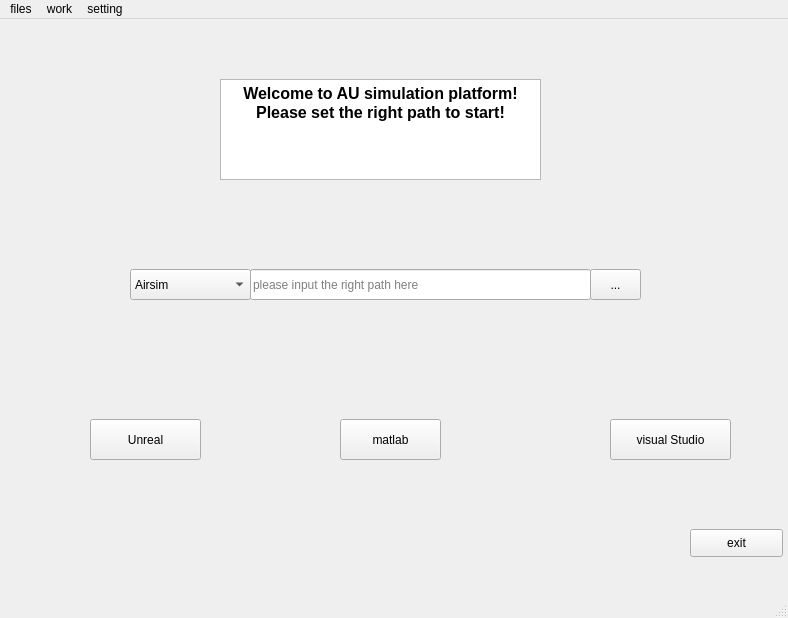
<?xml version="1.0" encoding="UTF-8"?>
<ui version="4.0">
 <class>MainWindow</class>
 <widget class="QMainWindow" name="MainWindow">
  <property name="geometry">
   <rect>
    <x>0</x>
    <y>0</y>
    <width>788</width>
    <height>618</height>
   </rect>
  </property>
  <property name="windowTitle">
   <string>MainWindow</string>
  </property>
  <widget class="QWidget" name="centralwidget">
   <widget class="QPushButton" name="pushButton">
    <property name="geometry">
     <rect>
      <x>90</x>
      <y>400</y>
      <width>111</width>
      <height>41</height>
     </rect>
    </property>
    <property name="text">
     <string>Unreal</string>
    </property>
   </widget>
   <widget class="QPushButton" name="pushButton_2">
    <property name="geometry">
     <rect>
      <x>340</x>
      <y>400</y>
      <width>101</width>
      <height>41</height>
     </rect>
    </property>
    <property name="text">
     <string>matlab</string>
    </property>
   </widget>
   <widget class="QPushButton" name="pushButton_3">
    <property name="geometry">
     <rect>
      <x>610</x>
      <y>400</y>
      <width>121</width>
      <height>41</height>
     </rect>
    </property>
    <property name="text">
     <string>visual Studio</string>
    </property>
   </widget>
   <widget class="QTextBrowser" name="textBrowser">
    <property name="geometry">
     <rect>
      <x>220</x>
      <y>60</y>
      <width>321</width>
      <height>101</height>
     </rect>
    </property>
    <property name="html">
     <string>&lt;!DOCTYPE HTML PUBLIC &quot;-//W3C//DTD HTML 4.0//EN&quot; &quot;http://www.w3.org/TR/REC-html40/strict.dtd&quot;&gt;
&lt;html&gt;&lt;head&gt;&lt;meta name=&quot;qrichtext&quot; content=&quot;1&quot; /&gt;&lt;style type=&quot;text/css&quot;&gt;
p, li { white-space: pre-wrap; }
&lt;/style&gt;&lt;/head&gt;&lt;body style=&quot; font-family:'SimSun'; font-size:9pt; font-weight:400; font-style:normal;&quot;&gt;
&lt;p align=&quot;center&quot; style=&quot; margin-top:0px; margin-bottom:0px; margin-left:0px; margin-right:0px; -qt-block-indent:0; text-indent:0px;&quot;&gt;&lt;span style=&quot; font-size:12pt; font-weight:600;&quot;&gt;Welcome to AU simulation platform!&lt;/span&gt;&lt;/p&gt;
&lt;p align=&quot;center&quot; style=&quot; margin-top:0px; margin-bottom:0px; margin-left:0px; margin-right:0px; -qt-block-indent:0; text-indent:0px;&quot;&gt;&lt;span style=&quot; font-size:12pt; font-weight:600;&quot;&gt;Please set the right path to start!&lt;/span&gt;&lt;/p&gt;&lt;/body&gt;&lt;/html&gt;</string>
    </property>
   </widget>
   <widget class="QComboBox" name="comboBox">
    <property name="geometry">
     <rect>
      <x>130</x>
      <y>250</y>
      <width>121</width>
      <height>31</height>
     </rect>
    </property>
    <item>
     <property name="text">
      <string>Airsim</string>
     </property>
    </item>
    <item>
     <property name="text">
      <string>Recording store</string>
     </property>
    </item>
    <item>
     <property name="text">
      <string extracomment="Unreal Path">Unreal</string>
     </property>
    </item>
    <item>
     <property name="text">
      <string>Matlab</string>
     </property>
    </item>
    <item>
     <property name="text">
      <string>Visual Studio</string>
     </property>
    </item>
   </widget>
   <widget class="QLineEdit" name="lineEdit">
    <property name="geometry">
     <rect>
      <x>250</x>
      <y>250</y>
      <width>341</width>
      <height>31</height>
     </rect>
    </property>
    <property name="placeholderText">
     <string>please input the right path here</string>
    </property>
   </widget>
   <widget class="QToolButton" name="toolButton">
    <property name="geometry">
     <rect>
      <x>590</x>
      <y>250</y>
      <width>51</width>
      <height>31</height>
     </rect>
    </property>
    <property name="text">
     <string>...</string>
    </property>
   </widget>
   <widget class="QPushButton" name="pushButton_4">
    <property name="geometry">
     <rect>
      <x>690</x>
      <y>510</y>
      <width>93</width>
      <height>28</height>
     </rect>
    </property>
    <property name="text">
     <string>exit</string>
    </property>
   </widget>
  </widget>
  <widget class="QMenuBar" name="menubar">
   <property name="geometry">
    <rect>
     <x>0</x>
     <y>0</y>
     <width>788</width>
     <height>26</height>
    </rect>
   </property>
   <widget class="QMenu" name="menu">
    <property name="title">
     <string>files</string>
    </property>
    <addaction name="separator"/>
    <addaction name="actionpath_setting"/>
    <addaction name="actionopen_local_files"/>
    <addaction name="actioncopy"/>
    <addaction name="actionpaste"/>
    <addaction name="actionsave"/>
    <addaction name="actionsave_as"/>
   </widget>
   <widget class="QMenu" name="menuwork">
    <property name="title">
     <string>work</string>
    </property>
    <addaction name="actionworkplace"/>
   </widget>
   <widget class="QMenu" name="menusetting">
    <property name="title">
     <string>setting</string>
    </property>
    <addaction name="actionDrone_setting"/>
   </widget>
   <addaction name="menu"/>
   <addaction name="menuwork"/>
   <addaction name="menusetting"/>
  </widget>
  <widget class="QStatusBar" name="statusbar"/>
  <action name="actionworkplace">
   <property name="text">
    <string>workplace</string>
   </property>
  </action>
  <action name="actionpath_setting">
   <property name="text">
    <string>new file</string>
   </property>
  </action>
  <action name="actionopen_local_files">
   <property name="text">
    <string>open file</string>
   </property>
  </action>
  <action name="actionDrone_setting">
   <property name="text">
    <string>path setting</string>
   </property>
  </action>
  <action name="actioncopy">
   <property name="text">
    <string>copy</string>
   </property>
  </action>
  <action name="actionpaste">
   <property name="text">
    <string>paste</string>
   </property>
  </action>
  <action name="actionsave">
   <property name="text">
    <string>save</string>
   </property>
  </action>
  <action name="actionsave_as">
   <property name="text">
    <string>save as</string>
   </property>
  </action>
 </widget>
 <resources/>
 <connections/>
</ui>
